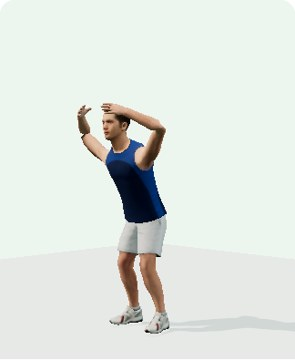
#> input picture assets/coach/previews/etirementdos.jpg, 295 x 360 px, given in place of squat-0.png, which was not available
$ python review-contact-sheet.py
#> lines starting #> are read from the running program, lines starting #| are printed output that depends on the picture
"""Build review sheets from real browser screenshots, never synthesized illustrations."""
from PIL import Image,ImageDraw
from pathlib import Path
ids=['squat','pompes','gainage','fentes','jumpingjacks','mountainclimber','etirementdos','mobiliteepaules']
Path('docs/coach/evidence').mkdir(parents=True,exist_ok=True)
for view in [0,1,2]:
 im=Image.new('RGB',(1200,870),'white');d=ImageDraw.Draw(im)
#> after `im = Image.new('RGB', (1200, 870), 'white')`: im: PIL image 1200x870 RGB; every value is 255
 for i,id in enumerate(ids):
  a=Image.open(f'.cache/coach-review/{id}-{view}.png').convert('RGB')
#> a is the input picture: PIL image 295x360 RGB; mean R, G, B 223.4, 229.2, 223.2
  if view==2:
   crop=a.crop((0,0,a.width,a.height-45));crop.thumbnail((300,360));crop.save(f'assets/coach/previews/{id}.jpg',quality=88)
  a.thumbnail((300,400));x=(i%4)*300;y=(i//4)*435;im.paste(a,(x,y+25));d.text((x+5,y+5),id,fill='black')
#> after `im.paste(a, (x, y + 25))`:
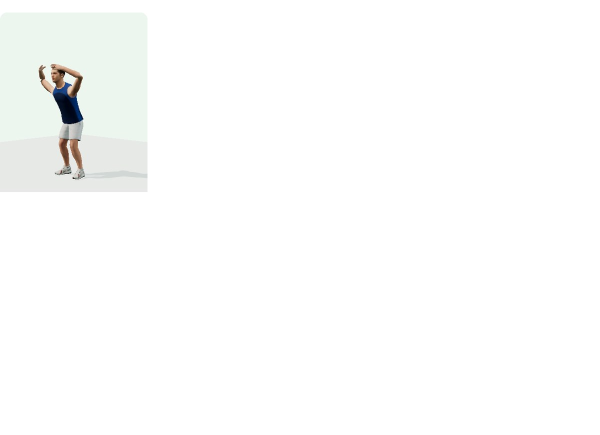
#> im: PIL image 1200x870 RGB (shown at 1/2 size); mean R, G, B 251.8, 252.4, 251.8
#> (the run stopped early here; a loop or call above may not have finished)

$ run again, on assets/coach/previews/mountainclimber.jpg
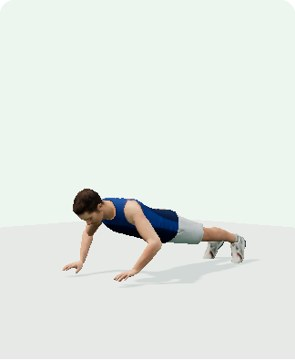
#> input picture assets/coach/previews/mountainclimber.jpg, 295 x 360 px, given in place of squat-0.png, which was not available
#> a is the input picture: PIL image 295x360 RGB; mean R, G, B 227.1, 233.2, 227.3
#> `im.paste(a, (x, y + 25))`:
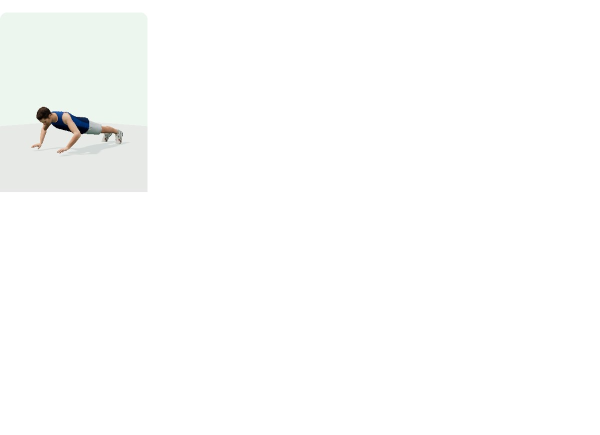
#> im: PIL image 1200x870 RGB (shown at 1/2 size); mean R, G, B 252.2, 252.8, 252.2

$ run again, on assets/coach/previews/pompes.jpg
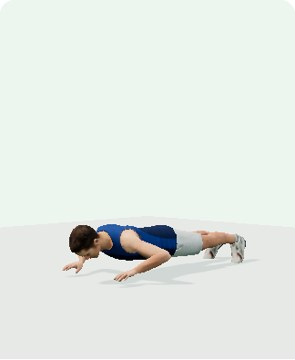
#> input picture assets/coach/previews/pompes.jpg, 295 x 360 px, given in place of squat-0.png, which was not available
#> a is the input picture: PIL image 295x360 RGB; mean R, G, B 227.8, 234.2, 228.3
#> `im.paste(a, (x, y + 25))`:
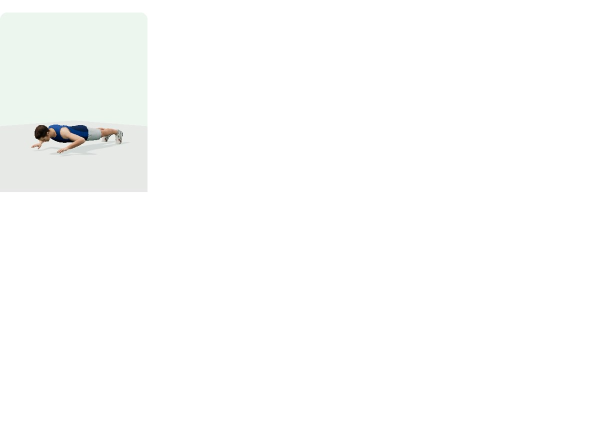
#> im: PIL image 1200x870 RGB (shown at 1/2 size); mean R, G, B 252.2, 252.9, 252.3
